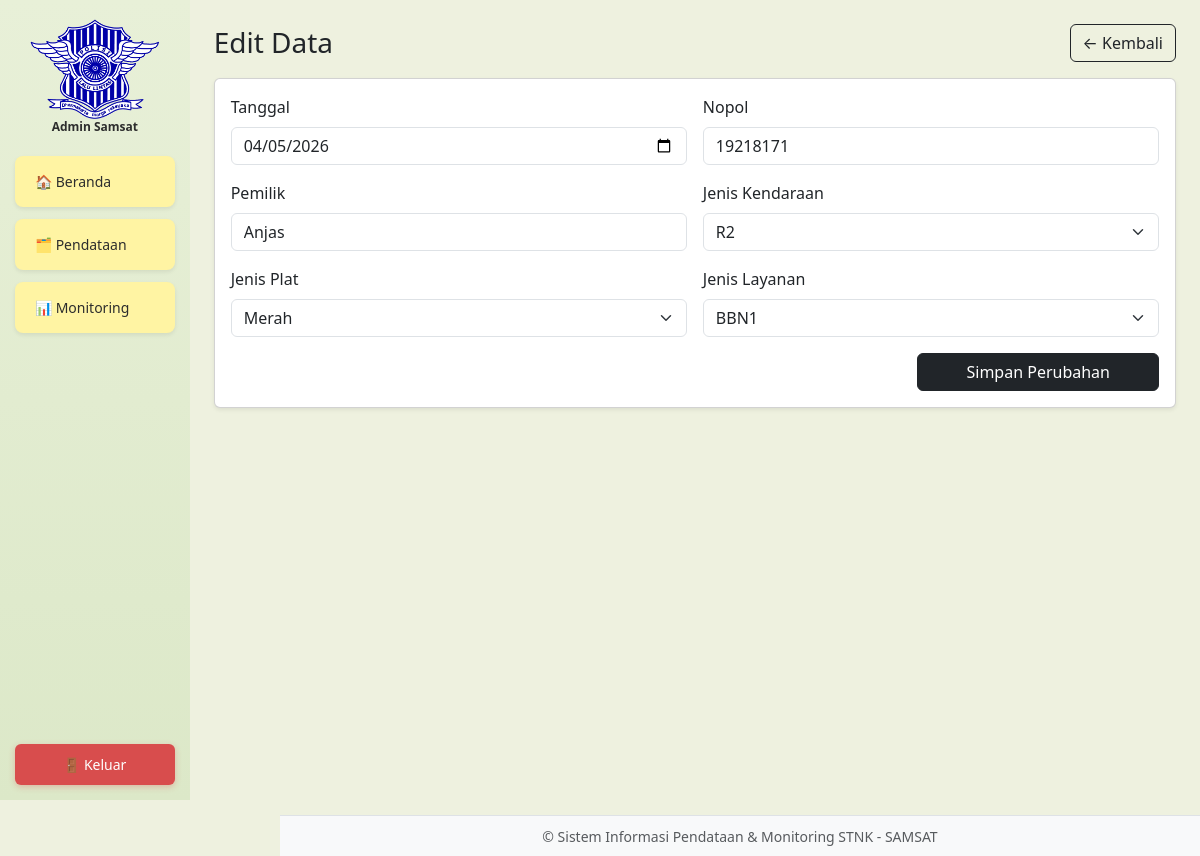
The page /pendataan/edit.php?id=78 (signed in) on the database its author committed.
### tables this page shows
CREATE TABLE `registrasi_stnk` (
  `id` bigint(20) NOT NULL,
  `tanggal` date NOT NULL,
  `nopol` varchar(20) NOT NULL,
  `pemilik` varchar(100) NOT NULL,
  `jenis_kendaraan` enum('R2','R4') NOT NULL,
  `jenis_plat` enum('Merah','Kuning','Putih') NOT NULL,
  `jenis_layanan` enum('BBN1','Duplikat','Ganti Plat','Ganti Nopol','BBN2','Fiskal','Rubah') NOT NULL,
  `created_at` timestamp NOT NULL DEFAULT current_timestamp(),
  `updated_at` timestamp NULL DEFAULT NULL ON UPDATE current_timestamp()
);

### konfigurasi/koneksi.php (called while the page is built, shortened)
<?php
function e($str)
{
    return htmlspecialchars((string)$str, ENT_QUOTES, 'UTF-8');
}

### pendataan/edit.php (the view, shortened to what this page needs)
<?php
require_once "../konfigurasi/koneksi.php";
$id = (int)($_GET['id'] ?? 0);
$stmt = $koneksi->prepare("SELECT * FROM registrasi_stnk WHERE id=? LIMIT 1");
$stmt->bind_param("i", $id);
$stmt->execute();
$data = $stmt->get_result()->fetch_assoc();
?>
<!doctype html>
<html>
<head>
    <link href="https://cdn.jsdelivr.net/npm/bootstrap@5.3.3/dist/css/bootstrap.min.css" rel="stylesheet">
</head>
<body style="background:#eef1df;">
    <div class="d-flex">
        <?php include "../bagian/sidebar.php"; ?>
        <div class="flex-grow-1 p-4">
            <div class="d-flex justify-content-between align-items-center mb-3">
                <h3 class="m-0">Edit Data</h3>
                <a class="btn btn-outline-dark" href="index.php">← Kembali</a>
            </div>
            <div class="card shadow-sm">
                <div class="card-body">
                    <form method="POST" class="row g-3">
                        <div class="col-md-6">
                            <label class="form-label">Tanggal</label>
                            <input type="date" name="tanggal" class="form-control" value="<?= e($data['tanggal']) ?>" required>
                        </div>
                        <div class="col-md-6">
                            <label class="form-label">Nopol</label>
                            <input name="nopol" class="form-control" value="<?= e($data['nopol']) ?>" required>
                        </div>
                        <div class="col-md-6">
                            <label class="form-label">Pemilik</label>
                            <input name="pemilik" class="form-control" value="<?= e($data['pemilik']) ?>" required>
                        </div>
                        <div class="col-md-6">
                            <label class="form-label">Jenis Kendaraan</label>
                            <select name="jenis_kendaraan" class="form-select" required>
                                <option value="R2" <?= $data['jenis_kendaraan'] === 'R2' ? 'selected' : '' ?>>R2</option>
                            </select>
                        </div>
                        <div class="col-md-6">
                            <label class="form-label">Jenis Plat</label>
                            <select name="jenis_plat" class="form-select" required>
                                <option <?= $data['jenis_plat'] === 'Merah' ? 'selected' : '' ?>>Merah</option>
                            </select>
                        </div>
                        <div class="col-md-6">
                            <label class="form-label">Jenis Layanan</label>
                            <select name="jenis_layanan" class="form-select" required>
                                <?php
                                $opsi = ['BBN1', 'Duplikat', 'Ganti Plat', 'Ganti Nopol', 'BBN2', 'Fiskal', 'Rubah'];
                                foreach ($opsi as $o) {
                                    $sel = ($data['jenis_layanan'] === $o) ? 'selected' : '';
                                    echo "<option $sel>" . e($o) . "</option>";
                                }
                                ?>
                            </select>
                        </div>
                        <div class="col-12 d-flex justify-content-end">
                            <button class="btn btn-dark px-5">Simpan Perubahan</button>
                        </div>
                    </form>
                </div>
            </div>
            <?php include "../bagian/footer.php"; ?>
        </div>
    </div>
</body>
</html>

### bagian/footer.php (style rules this page uses)
body { margin-bottom: 56px !important; }

### rows shown on the page
registrasi_stnk: tanggal "04/05/2026", nopol "19218171", pemilik "Anjas", jenis_kendaraan "R2", jenis_plat "Merah"

### other values the page prints
form field jenis_layanan "BBN1"
